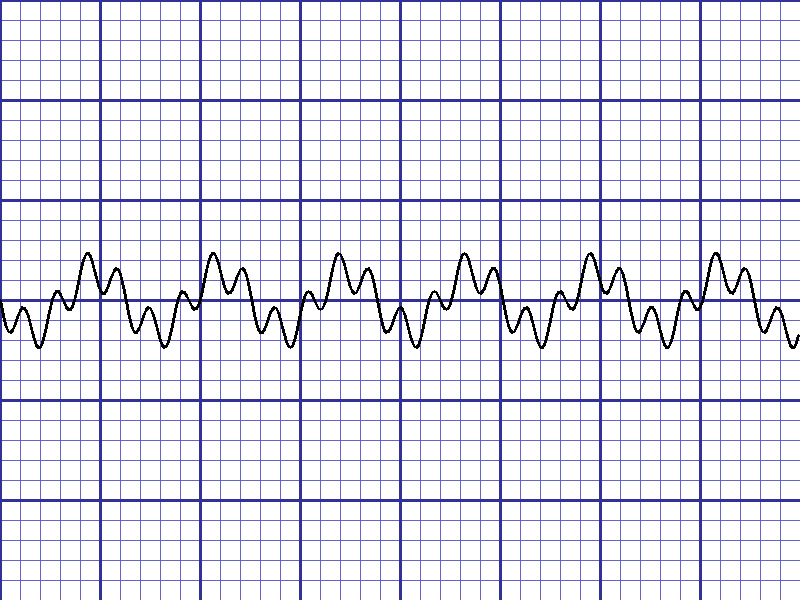
#> input picture functions_python/sample_ecg.png, 800 x 600 px
$ python -i multi_scale_grid_detector.py   (imports and definitions only)
#> lines starting #> are read from the running program, lines starting #| are printed output that depends on the picture
"""
Multi-Scale Grid Detection Module
Detects both 1mm (small) and 5mm (large) grid lines

Two-Pass Detection:
- Pass 1: Fine Grid (1mm) - Small kernels
- Pass 2: Bold Grid (5mm) - Large kernels
"""

import numpy as np
import cv2
from typing import Dict, List, Tuple, Optional


class MultiScaleGridDetector:
    """
    Multi-Scale Grid Detection for ECG Images

    Purpose: Detect both 1mm (small) and 5mm (large) grid lines
    """

    def __init__(self, fine_kernel_size: Tuple[int, int] = (1, 10),
                 bold_kernel_size: Tuple[int, int] = (3, 20)):
        """
        Initialize Multi-Scale Grid Detector

        Args:
            fine_kernel_size: Kernel size for fine grid (1mm) detection (default: (1, 10))
            bold_kernel_size: Kernel size for bold grid (5mm) detection (default: (3, 20))
        """
        self.fine_kernel_size = fine_kernel_size
        self.bold_kernel_size = bold_kernel_size

    def detect(self, image: np.ndarray) -> Dict:
        """
        Detect both fine and bold grid lines

        Args:
            image: Input image (grayscale)

        Returns:
            Dictionary with detected grid lines
        """
        # Convert to grayscale if needed
        if len(image.shape) == 3:
            gray = cv2.cvtColor(image, cv2.COLOR_BGR2GRAY)
        else:
            gray = image.copy()

        # Pass 1: Fine Grid (1mm) Detection
        fine_grid = self._detect_fine_grid(gray)

        # Pass 2: Bold Grid (5mm) Detection
        bold_grid = self._detect_bold_grid(gray)

        # Combine results
        combined_grid = self._combine_grids(fine_grid, bold_grid)

        # Validate spacing ratio (5mm should be ~5x 1mm)
        validation = self._validate_spacing(fine_grid, bold_grid)

        return {
            'fine_grid': fine_grid,
            'bold_grid': bold_grid,
            'combined_grid': combined_grid,
            'validation': validation,
            'image_shape': gray.shape
        }

    def _detect_fine_grid(self, image: np.ndarray) -> Dict:
        """
        Detect fine grid (1mm) using small kernels

        Args:
            image: Grayscale image

        Returns:
            Dictionary with fine grid detection results
        """
        # Small kernels for thin lines
        # Vertical lines: (1, kernel_height)
        # Horizontal lines: (kernel_width, 1)
        v_kernel_size, h_kernel_size = self.fine_kernel_size

        # Extract vertical lines
        vertical_kernel = cv2.getStructuringElement(cv2.MORPH_RECT, (1, v_kernel_size))
        vertical_lines = cv2.morphologyEx(image, cv2.MORPH_OPEN, vertical_kernel)

        # Extract horizontal lines
        horizontal_kernel = cv2.getStructuringElement(cv2.MORPH_RECT, (h_kernel_size, 1))
        horizontal_lines = cv2.morphologyEx(image, cv2.MORPH_OPEN, horizontal_kernel)

        # Combine
        fine_grid = cv2.addWeighted(vertical_lines, 0.5, horizontal_lines, 0.5, 0)

        # Detect actual line positions using Hough Transform
        edges = cv2.Canny(fine_grid, 50, 150, apertureSize=3)

        # Horizontal lines
        h_lines = cv2.HoughLinesP(edges, 1, np.pi/180, threshold=100,
                                  minLineLength=image.shape[1]//4, maxLineGap=10)

        # Vertical lines (rotate image for vertical detection)
        rotated_edges = cv2.rotate(edges, cv2.ROTATE_90_CLOCKWISE)
        v_lines_rotated = cv2.HoughLinesP(rotated_edges, 1, np.pi/180, threshold=100,
                                          minLineLength=image.shape[0]//4, maxLineGap=10)

        # Convert rotated vertical lines back to original coordinates
        v_lines = []
        if v_lines_rotated is not None:
            for line in v_lines_rotated:
                x1, y1, x2, y2 = line[0]
                # Rotate back
                v_lines.append([[y1, image.shape[1] - x1, y2, image.shape[1] - x2]])

        return {
            'kernel_size': self.fine_kernel_size,
            'grid_image': fine_grid,
            'horizontal_lines': h_lines.tolist() if h_lines is not None else [],
            'vertical_lines': v_lines if v_lines else [],
            'num_horizontal': len(h_lines) if h_lines is not None else 0,
            'num_vertical': len(v_lines),
            'scale': '1mm'
        }

    def _detect_bold_grid(self, image: np.ndarray) -> Dict:
        """
        Detect bold grid (5mm) using large kernels

        Args:
            image: Grayscale image

        Returns:
            Dictionary with bold grid detection results
        """
        # Large kernels for thick lines
        # Vertical lines: (3, kernel_height)
        # Horizontal lines: (kernel_width, 3)
        v_kernel_size, h_kernel_size = self.bold_kernel_size

        # Extract vertical lines
        vertical_kernel = cv2.getStructuringElement(cv2.MORPH_RECT, (3, v_kernel_size))
        vertical_lines = cv2.morphologyEx(image, cv2.MORPH_OPEN, vertical_kernel)

        # Extract horizontal lines
        horizontal_kernel = cv2.getStructuringElement(cv2.MORPH_RECT, (h_kernel_size, 3))
        horizontal_lines = cv2.morphologyEx(image, cv2.MORPH_OPEN, horizontal_kernel)

        # Combine
        bold_grid = cv2.addWeighted(vertical_lines, 0.5, horizontal_lines, 0.5, 0)

        # Detect actual line positions using Hough Transform
        edges = cv2.Canny(bold_grid, 50, 150, apertureSize=3)

        # Horizontal lines
        h_lines = cv2.HoughLinesP(edges, 1, np.pi/180, threshold=100,
                                  minLineLength=image.shape[1]//4, maxLineGap=10)

        # Vertical lines (rotate image for vertical detection)
        rotated_edges = cv2.rotate(edges, cv2.ROTATE_90_CLOCKWISE)
        v_lines_rotated = cv2.HoughLinesP(rotated_edges, 1, np.pi/180, threshold=100,
                                          minLineLength=image.shape[0]//4, maxLineGap=10)

        # Convert rotated vertical lines back to original coordinates
        v_lines = []
        if v_lines_rotated is not None:
            for line in v_lines_rotated:
                x1, y1, x2, y2 = line[0]
                # Rotate back
                v_lines.append([[y1, image.shape[1] - x1, y2, image.shape[1] - x2]])

        return {
            'kernel_size': self.bold_kernel_size,
            'grid_image': bold_grid,
            'horizontal_lines': h_lines.tolist() if h_lines is not None else [],
            'vertical_lines': v_lines if v_lines else [],
            'num_horizontal': len(h_lines) if h_lines is not None else 0,
            'num_vertical': len(v_lines),
            'scale': '5mm'
        }

    def _combine_grids(self, fine_grid: Dict, bold_grid: Dict) -> Dict:
        """
        Combine fine and bold grid detections

        Args:
            fine_grid: Fine grid detection results
            bold_grid: Bold grid detection results

        Returns:
            Combined grid results
        """
        # Combine grid images
        combined_image = cv2.addWeighted(fine_grid['grid_image'], 0.5,
                                        bold_grid['grid_image'], 0.5, 0)

        # Combine line lists
        all_horizontal = fine_grid['horizontal_lines'] + bold_grid['horizontal_lines']
        all_vertical = fine_grid['vertical_lines'] + bold_grid['vertical_lines']

        return {
            'grid_image': combined_image,
            'horizontal_lines': all_horizontal,
            'vertical_lines': all_vertical,
            'num_horizontal': len(all_horizontal),
            'num_vertical': len(all_vertical),
            'total_lines': len(all_horizontal) + len(all_vertical)
        }

    def _validate_spacing(self, fine_grid: Dict, bold_grid: Dict,
                         tolerance: float = 0.15) -> Dict:
        """
        Validate spacing ratio (5mm should be ~5x 1mm)

        Args:
            fine_grid: Fine grid results
            bold_grid: Bold grid results
            tolerance: Allowed deviation from 5:1 ratio (default: 0.15 = 15%)

        Returns:
            Validation results
        """
        # Calculate average spacing for each grid type
        # For simplicity, estimate based on number of lines

        fine_h_spacing = None
        bold_h_spacing = None

        # Estimate spacing from line positions (simplified)
        if fine_grid['num_horizontal'] > 0 and bold_grid['num_horizontal'] > 0:
            # Assume lines are evenly distributed
            # Fine grid should have ~5x more lines than bold grid
            spacing_ratio = fine_grid['num_horizontal'] / max(bold_grid['num_horizontal'], 1)

            # Expected ratio is ~5:1 (5mm / 1mm)
            expected_ratio = 5.0
            ratio_valid = abs(spacing_ratio - expected_ratio) / expected_ratio <= tolerance

            return {
                'valid': ratio_valid,
                'spacing_ratio': spacing_ratio,
                'expected_ratio': expected_ratio,
                'tolerance': tolerance,
                'message': f'Spacing ratio: {spacing_ratio:.2f} (expected: {expected_ratio:.2f})' if ratio_valid
                          else f'Spacing ratio mismatch: {spacing_ratio:.2f} vs expected {expected_ratio:.2f}'
            }

        return {
            'valid': True,
            'spacing_ratio': None,
            'expected_ratio': 5.0,
            'tolerance': tolerance,
            'message': 'Insufficient lines for spacing validation'
        }

>>> import cv2
>>> picture = cv2.imread('../sample_ecg.png')
#> picture is the input picture: shape (600, 800, 3); mean B, G, R 241.6, 228.6, 228.6
>>> result = MultiScaleGridDetector().detect(picture)
#> in _detect_fine_grid, `edges = cv2.Canny(fine_grid, 50, 150, apertureSize=3)`:
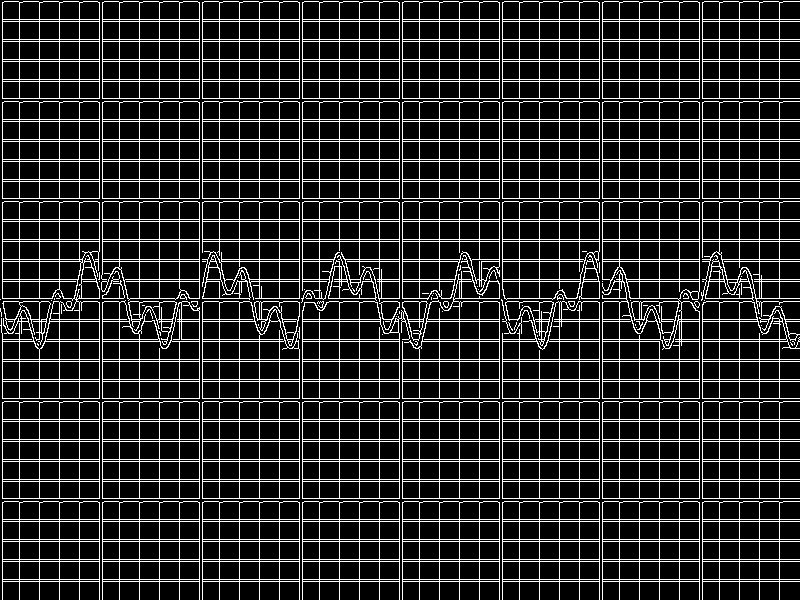
#> edges: shape (600, 800); 15.5% white in thin lines or dots
#> in _detect_fine_grid, `h_lines = cv2.HoughLinesP(edges, 1, np.pi/180, threshold=100, minLineL..`: h_lines = 108 rows, first 6: [2, 239, 799, 239], [2, 39, 799, 39], [2, 261, 799, 261], [2, 359, 799, 359], [2, 119, 799, 119], [2, 161, 799, 161]
#> in _detect_fine_grid, `rotated_edges = cv2.rotate(edges, cv2.ROTATE_90_CLOCKWISE)`:
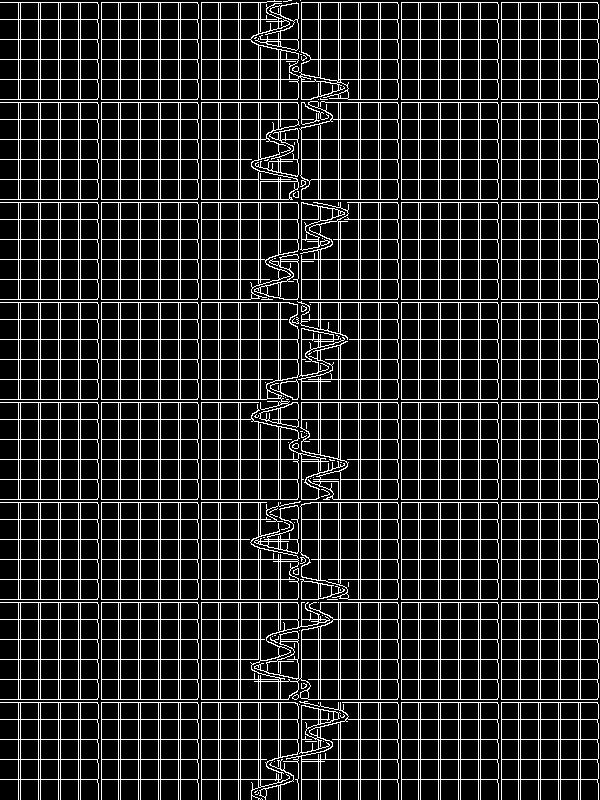
#> rotated_edges: shape (800, 600); 15.5% white in thin lines or dots
#> in _detect_fine_grid, `v_lines_rotated = cv2.HoughLinesP(rotated_edges, 1, np.pi/180, thresho..`: v_lines_rotated = 106 rows, first 6: [440, 799, 440, 2], [401, 799, 401, 2], [260, 799, 260, 2], [220, 799, 220, 2], [360, 799, 360, 2], [258, 799, 258, 2]
#> the loop in _detect_fine_grid, `for line in v_lines_rotated:` made 106 passes
#> (x1, y1, x2, y2) on passes 1 to 12: (440, 799, 440, 2), (401, 799, 401, 2), (260, 799, 260, 2), (220, 799, 220, 2), (360, 799, 360, 2), (258, 799, 258, 2), (80, 799, 80, 2), (420, 799, 420, 2), (40, 799, 40, 2), (418, 799, 418, 2), (520, 799, 520, 2), (438, 799, 438, 2)
#> after the loop in _detect_fine_grid, `for line in v_lines_rotated:`: v_lines = 106 items
#> in detect, `fine_grid = self._detect_fine_grid(gray)`: fine_grid = 7 items
#> in _detect_bold_grid, `horizontal_lines = cv2.morphologyEx(image, cv2.MORPH_OPEN, horizontal_..`:
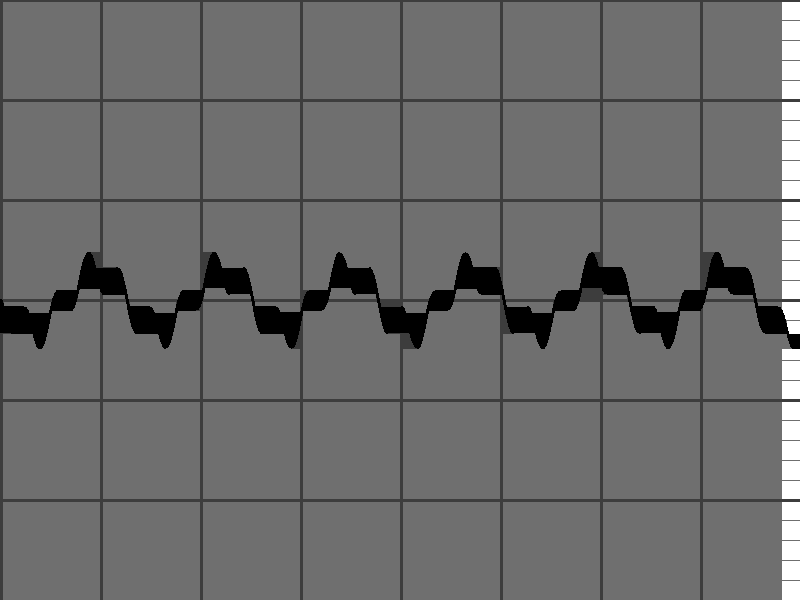
#> horizontal_lines: shape (600, 800); min 0, max 255, mean 106.5
#> in _detect_bold_grid, `bold_grid = cv2.addWeighted(vertical_lines, 0.5, horizontal_lines, 0.5..`:
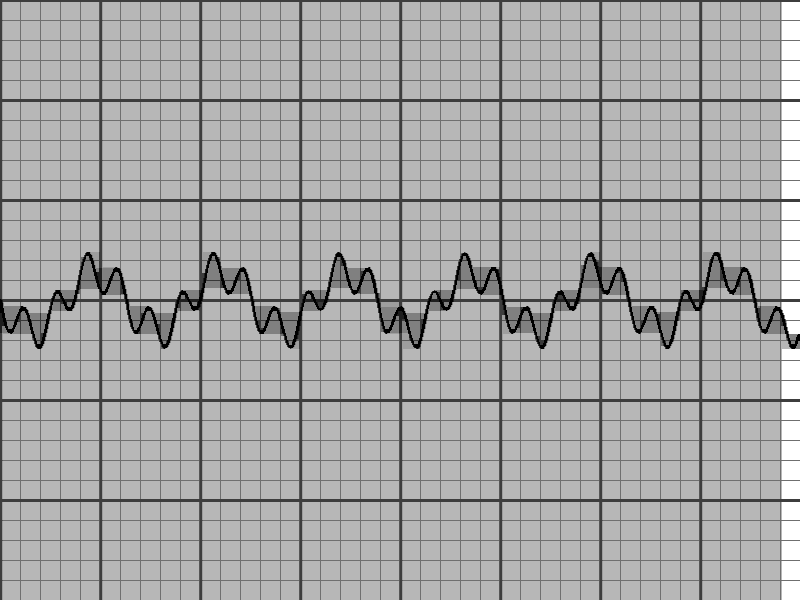
#> bold_grid: shape (600, 800); min 0, max 255, mean 168.1
#> in _detect_bold_grid, `edges = cv2.Canny(bold_grid, 50, 150, apertureSize=3)`:
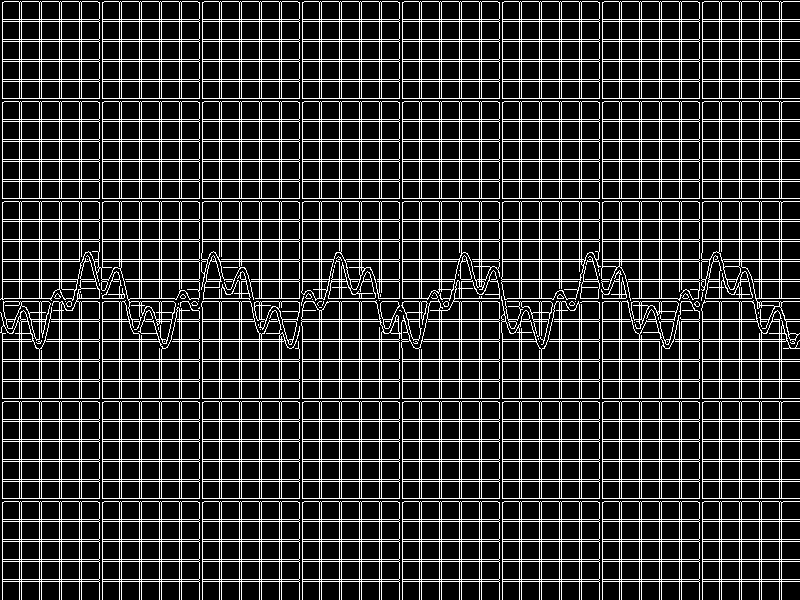
#> edges: shape (600, 800); 18.7% white in thin lines or dots
#> in _detect_bold_grid, `h_lines = cv2.HoughLinesP(edges, 1, np.pi/180, threshold=100, minLineL..`: h_lines = 138 rows, first 6: [2, 81, 799, 81], [2, 159, 799, 159], [2, 381, 799, 381], [2, 498, 799, 498], [2, 221, 799, 221], [2, 439, 799, 439]
#> in _detect_bold_grid, `rotated_edges = cv2.rotate(edges, cv2.ROTATE_90_CLOCKWISE)`:
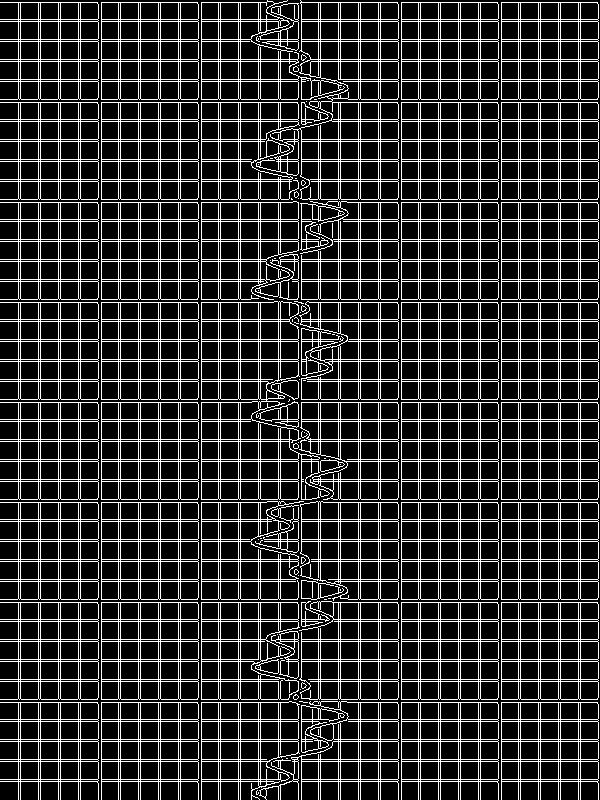
#> rotated_edges: shape (800, 600); 18.7% white in thin lines or dots
#> in _detect_bold_grid, `v_lines_rotated = cv2.HoughLinesP(rotated_edges, 1, np.pi/180, thresho..`: v_lines_rotated = 139 rows, first 6: [238, 799, 238, 2], [501, 799, 501, 2], [158, 799, 158, 2], [138, 799, 138, 2], [358, 799, 358, 2], [460, 799, 460, 2]
#> the loop in _detect_bold_grid, `for line in v_lines_rotated:` made 139 passes
#> (x1, y1, x2, y2) on passes 1 to 12: (238, 799, 238, 2), (501, 799, 501, 2), (158, 799, 158, 2), (138, 799, 138, 2), (358, 799, 358, 2), (460, 799, 460, 2), (58, 799, 58, 2), (60, 799, 60, 2), (478, 799, 478, 2), (101, 799, 101, 2), (38, 799, 38, 2), (160, 799, 160, 2)
#> after the loop in _detect_bold_grid, `for line in v_lines_rotated:`: v_lines = 139 items
#> in detect, `bold_grid = self._detect_bold_grid(gray)`: bold_grid = 7 items
#> in _combine_grids, `combined_image = cv2.addWeighted(fine_grid['grid_image'], 0.5, bold_gr..`:
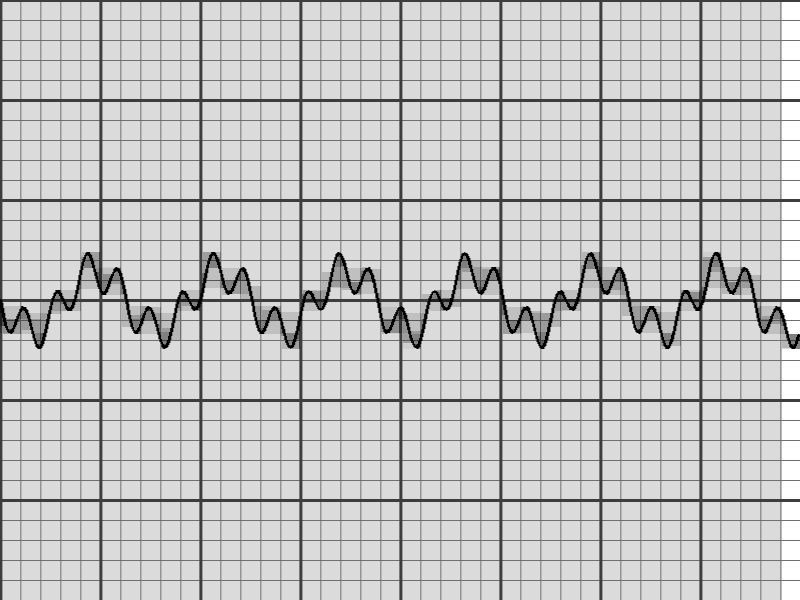
#> combined_image: shape (600, 800); min 0, max 255, mean 198.2
#> in _combine_grids, `all_horizontal = fine_grid['horizontal_lines'] + bold_grid['horizontal..`: all_horizontal = 246 items
#> in _combine_grids, `all_vertical = fine_grid['vertical_lines'] + bold_grid['vertical_lines']`: all_vertical = 245 items
#> in detect, `combined_grid = self._combine_grids(fine_grid, bold_grid)`: combined_grid = 6 items
#> in _validate_spacing, `spacing_ratio = fine_grid['num_horizontal'] / max(bold_grid['num_horiz..`: spacing_ratio = 0.783
#> in _validate_spacing, `ratio_valid = abs(spacing_ratio - expected_ratio) / expected_ratio <= ..`: ratio_valid = False
#> in detect, `validation = self._validate_spacing(fine_grid, bold_grid)`: validation = 5 items
#> result = 5 items
